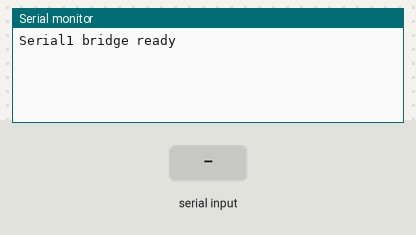
The sketch below on a simulated Arduino Mega 2560, built with avr-gcc and run on an emulated ATmega2560. Shown: the last lines printed to the serial monitor. The inputs (shaded band) are chosen by the test bench.

Above: at 1.2 s.
1.3 s: "1" received over the second serial link
At 2.1 s:
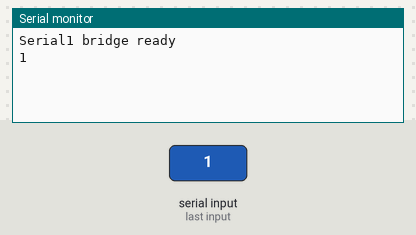
2.8 s: "0" received over the second serial link
At 3.2 s:
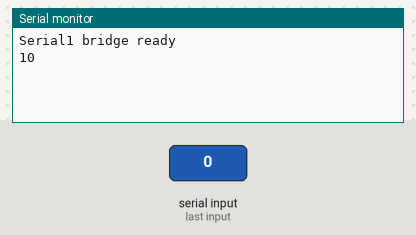

The sketch:

example_2.ino
```cpp
// Bridges data between the USB Serial Monitor (Serial) and the board's hardware UART Serial1 (pins RX1=19, TX1=18), allowing passthrough to devices like GPS or Bluetooth modules.
//
// Buy this module: https://shillehtek.com/products/mega-2560-r3-ch340-arduino-board
// Full manual: https://shillehtek.com/blogs/shillehtek-product-manuals/mega-2560-r3-ch340-arduino-board-manual
// More examples: https://github.com/shillehbean/shillehtek-examples
//

// The Mega's signature feature: 4 hardware UARTs.
// This sketch bridges a device on Serial1 (RX1=19, TX1=18)
// to the USB Serial Monitor - ideal for GPS or Bluetooth modules.

void setup() {
  Serial.begin(9600);    // USB serial monitor
  Serial1.begin(9600);   // device on pins 19 (RX1) and 18 (TX1)
  Serial.println("Serial1 bridge ready");
}

void loop() {
  // Forward device -> monitor
  if (Serial1.available()) {
    Serial.write(Serial1.read());
  }
  // Forward monitor -> device
  if (Serial.available()) {
    Serial1.write(Serial.read());
  }
}
```

Measured:
- after the input at 1.3 s, the serial monitor: prints a new line at once (image 1)
- after the input at 2.8 s, the serial monitor: prints a new line at once (image 2)
